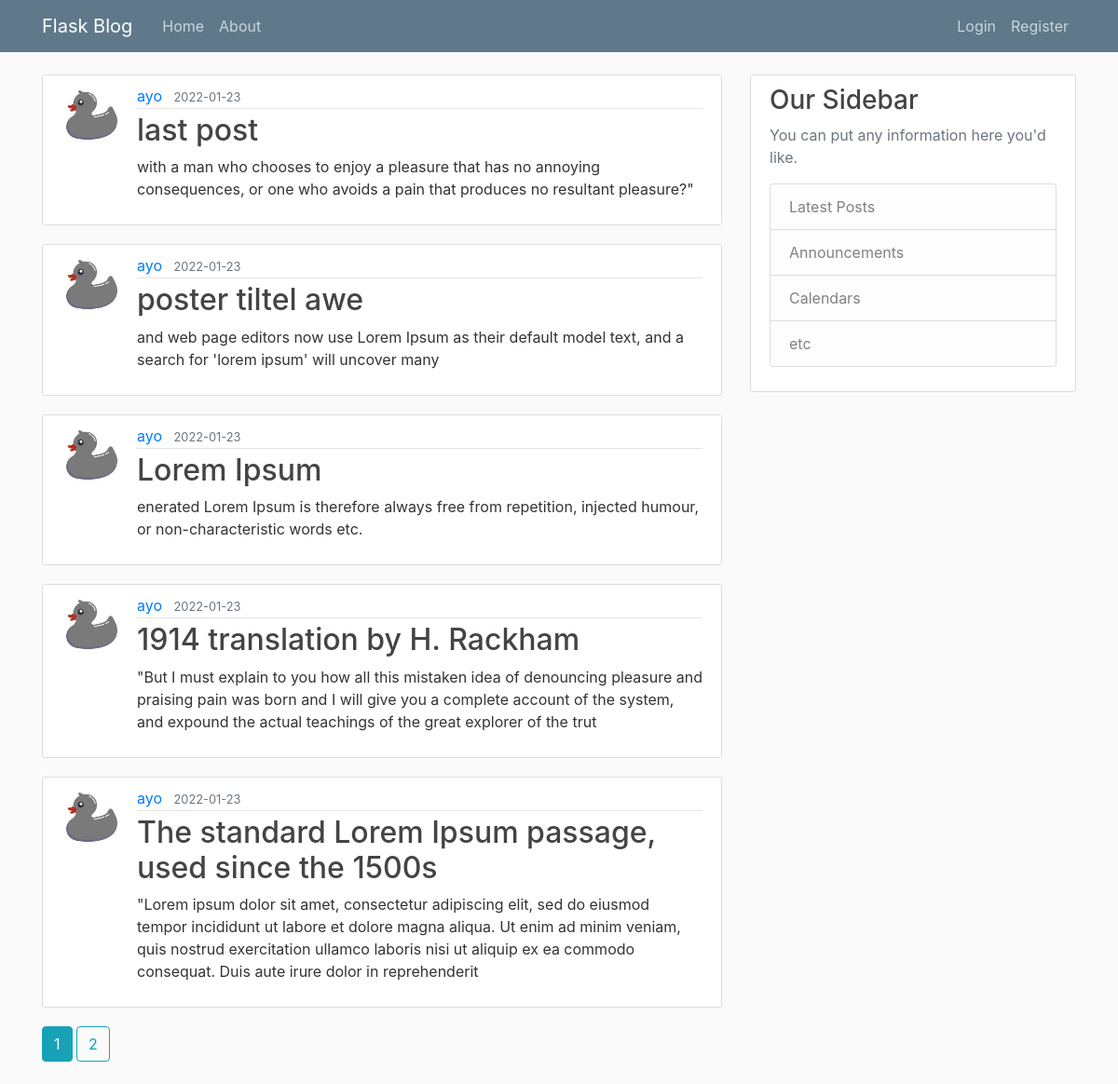
Page /home on the earlier database version.
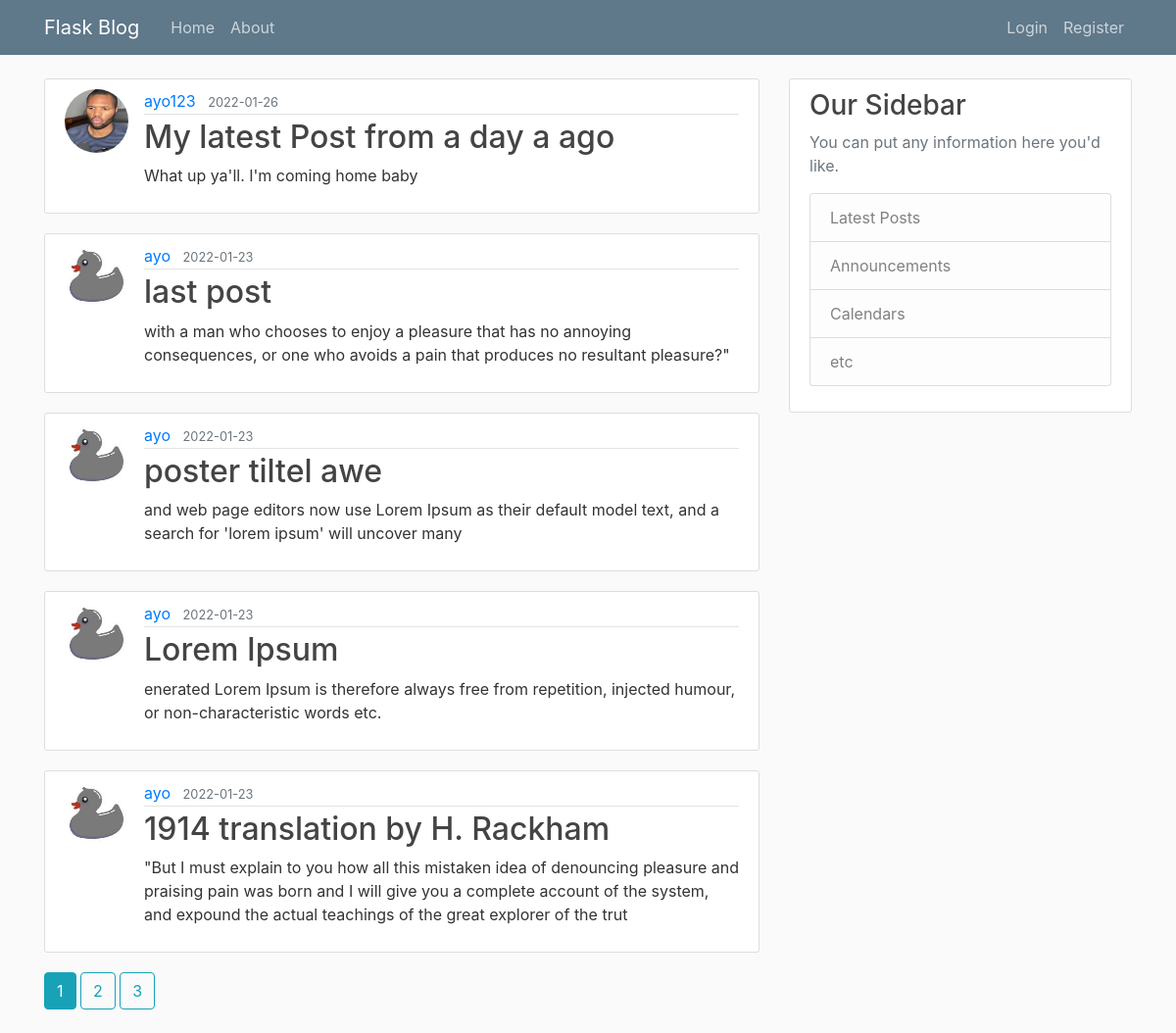
Same page on the later database version.
### flaskblog/models.py (models this page shows, shortened)
class Post(db.Model):
    id = db.Column(db.Integer, primary_key=True)
    title = db.Column(db.String(100), nullable=False)
    date_posted = db.Column(db.DateTime, nullable=False, default=datetime.utcnow)
    content = db.Column(db.Text, nullable=False)
    user_id = db.Column(db.Integer, db.ForeignKey('user.id'), nullable=False)

class User(db.Model, UserMixin):
    id = db.Column(db.Integer, primary_key=True)
    username = db.Column(db.String(20), unique=True, nullable=False)
    email = db.Column(db.String(120), unique=True, nullable=False)
    image_file = db.Column(db.String(20), nullable=False, default='default.jpg')
    password = db.Column(db.String(60), nullable=False)
    posts = db.relationship('Post', backref='author', lazy=True)

### flaskblog/main/routes.py (the view)
@main.route("/")
@main.route("/home")
def home():
    page = request.args.get('page', 1, type=int)
    posts = Post.query.order_by(Post.date_posted.desc()).paginate(page=page, per_page=5)
    return render_template('home.html', posts=posts)

### flaskblog/templates/home.html
{% extends "layout.html" %}
{% block content %}
    {% for post in posts.items %}
        <article class="media content-section">
            <img class="rounded-circle article-img" src="{{ url_for('static', filename='profile_pics/' + post.author.image_file) }}">
            <div class="media-body">
                <div class="article-metadata">
                    <a class="mr-2" href="{{ url_for('users.user_posts', username=post.author.username) }}">{{ post.author.username }}</a>
                    <small class="text-muted">{{ post.date_posted.strftime('%Y-%m-%d') }}</small>
                </div>
                <h2><a class="article-title" href="{{ url_for('posts.post', post_id=post.id) }}">{{ post.title }}</a></h2>
                <p class="article-content">{{ post.content }}</p>
            </div>
        </article>
        {% endfor %}
    {% for page_num in posts.iter_pages(left_edge=1, right_edge=1, left_current=1, right_current=2) %}
        {% if page_num %}
            {% if posts.page == page_num %}
                <a class="btn btn-info mb-4" href="{{ url_for('main.home', page=page_num) }}">{{ page_num }}</a>
            {% else %}
                <a class="btn btn-outline-info mb-4" href="{{ url_for('main.home', page=page_num) }}">{{ page_num }}</a>
            {% endif %}
        {% else %}
            ...
        {% endif %}
    {% endfor %}
{% endblock content %}

Differences in the rows shown:
no longer on this page (row unchanged): Post: image_file (picture), author.username "ayo", date_posted "2022-01-23", title "The standard Lorem Ipsum passage, used since the 1500s", content "\"Lorem ipsum dolor sit amet, consectetur adipiscing elit, sed do eiusmod tempor incididunt ut labore et dolore magna aliqua. Ut enim ad minim veniam, quis nostrud exercitation ullamco laboris nisi ut aliquip ex ea commodo consequat. Duis aute irure dolor in reprehenderit"
added Post: image_file (picture), author.username "ayo123", date_posted "2022-01-26", title "My latest Post from a day a ago", content "What up ya'll. I'm coming home baby"
Other differences:
new list line: "3"
